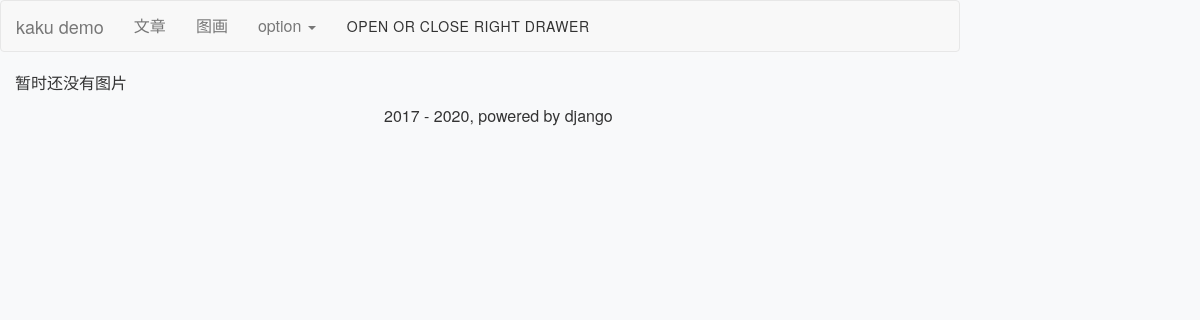
Before: /picture/ with the older database file.
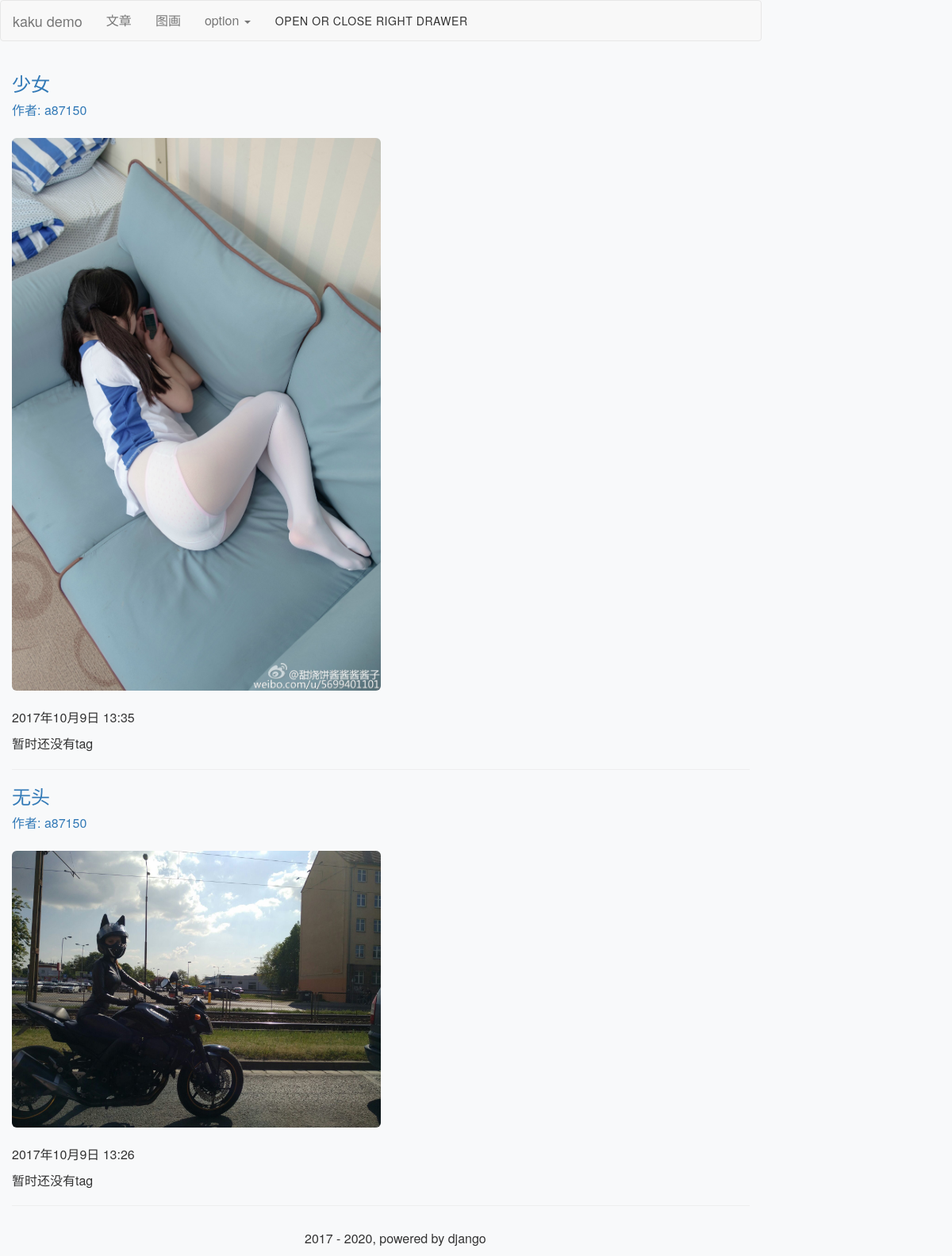
After: the same page with the newer database file.
### picture/models.py (models this page shows, shortened)
class Picture(models.Model):
    id = models.AutoField(primary_key=True)
    title = models.CharField(_('title'), max_length=50)
    author = models.ForeignKey(settings.AUTH_USER_MODEL, related_name=_('p_author'), on_delete=models.CASCADE)
    thematic = models.ImageField(_('题图'), upload_to=pictures_path, )
    created_time = models.DateTimeField(_('created_time'), auto_now_add=True)
    views = models.PositiveIntegerField(_('views'), default=0, editable=False)
    likes = models.ManyToManyField(settings.AUTH_USER_MODEL, blank=True, related_name=_('p_likes'))
    tags = models.ManyToManyField(Tag, blank=True, verbose_name=_('tags'))
    comments = GenericRelation(Comment, verbose_name=_('comments'))
    class Meta:
        ordering = ['-created_time']
        verbose_name = _('Picture')
        verbose_name_plural = _('Pictures')
    def get_absolute_url(self):
        return reverse('picture:detail', kwargs={'pk': self.pk})

### users/models.py (models this page shows, shortened)
class User(AbstractUser):
    last_login_ip = models.GenericIPAddressField(unpack_ipv4=True, blank=True, null=True)
    ip_joined = models.GenericIPAddressField(unpack_ipv4=True, blank=True, null=True)
    nickname = models.CharField(max_length=20, unique=True)
    signature = models.CharField(max_length=200, blank=True)
    mugshot = models.ImageField(upload_to=user_mugshot_path)
    mugshot_thumbnail = ImageSpecField(source='mugshot',
                                       processors=[ResizeToFill(96, 96)],
                                       format='JPEG',
                                       options={'quality': 80})
    def __str__(self):
        return self.nickname
    def get_absolute_url(self):
        return reverse('users:detail', args=(self.username,))
    class Meta(AbstractUser.Meta):
        pass

### picture/views.py (the view)
class IndexView(ListView):
    paginate_by = 10
    model = Picture
    template_name = "picture/index.html"
    context_object_name = "picture_list"
    def get_queryset(self):
        return Picture.objects.prefetch_related('tags')
    def get_context_data(self, **kwargs):
        context = super().get_context_data(**kwargs)
        page_data = pagination_data(context.get('paginator'),
                                    context.get('page_obj'),
                                    context.get('is_paginated'))
        context.update(page_data)
        return context

### index/pagination_data.py (called while the page is built, shortened)
def pagination_data(paginator, page, is_paginated):
    if not is_paginated:
        return {}

### templates/picture/index.html (shortened to what this page needs)
{% extends 'base.html' %}
{% block main %}
{% for picture in picture_list %}
<div>
    <h3>
        <a href="{{ picture.get_absolute_url }}">{{ picture.title }}</a>
    </h3>
    <a href="{{ picture.author.get_absolute_url }}" class="author">作者: {{ picture.author }}</a>
    <br></br>
    <div>
        <a href="{{ picture.get_absolute_url }}"> <img src={{ MEDIA_URL }}{{ picture.thematic }} class="img-rounded" width="50%" height="50%"/> </a>
    </div>
    <br>
    <p>{{ picture.created_time }}</p>
    <span class="tag-single">
        {% for tag in picture.tags.all %}
            <a class="badge" id="tags" href="/search/?query={{ tag }}" target="_blank">{{ tag }}</a>
    </span>
        {% empty %}
            <div class="no-tag">暂时还没有tag</div>
        {% endfor %}
</div>
<hr>
{% empty %}
    <div class="no-picture">暂时还没有图片</div>
{% endfor %}
{% endblock main %}

### templates/base.html (shortened to what this page needs)
<!DOCTYPE html>
{% load static %}
{% load notifications_tags %}
<html>
<head>
    <link href="//cdn.bootcss.com/bootstrap/3.3.7/css/bootstrap.min.css" rel="stylesheet"/>
    <link href={% static '/css/mdui.min.css' %} rel="stylesheet"/>
</head>
<body class="mdui-drawer-body-right">
    <header>
    <nav class="navbar navbar-default" role="navigation">
        <div class="container-fluid">
            <div class="navbar-header">
                <a class="navbar-brand" href="/">kaku demo</a>
            </div>
            <div class="collapse navbar-collapse" id="example-navbar-collapse">
                <ul class="nav navbar-nav">
                    <li><a href="/written">文章</a></li>
                    <li><a href="/picture">图画</a></li>
                    <li class="dropdown">
                        <a href="#" class="dropdown-toggle" data-toggle="dropdown">
                            option <b class="caret"></b>
                        </a>
                    </li>
                </ul>
                <button class="mdui-btn" style="height:50px;" mdui-drawer="{target: '#right-drawer', swipe: true}">open or close right drawer</button>
            </div>
        </div>
    </nav>
    </header>
    <div class="mdui-drawer mdui-drawer-right" id="right-drawer">
    </div>
    <div class="container" style="max-width:100%;">
        {% block content %}
            {% block main %}
            {% endblock main %}
        {% endblock content %}
    </div>
    <div style="padding-top: 10px;margin-left: 40%;">
        <p>2017 - 2020, powered by django</p>
    </div>
</body>
</html>

### templates/base.html (style rules this page uses)
body { font-family: "Helvetica Neue", Helvetica, Arial, sans-serif; font-size: 16px; font-weight: 300; line-height: 1.428571429; color: #333333; background-color: #f8f9fa; word-wrap: break-word; }

Changed rows visible on the page:
added Picture: title "少女", author "a87150", thematic (picture), created_time "2017年10月9日 13:35"
added Picture: title "无头", author "a87150", thematic (picture), created_time "2017年10月9日 13:26"
Other visible differences:
text no longer shown: "暂时还没有图片"
